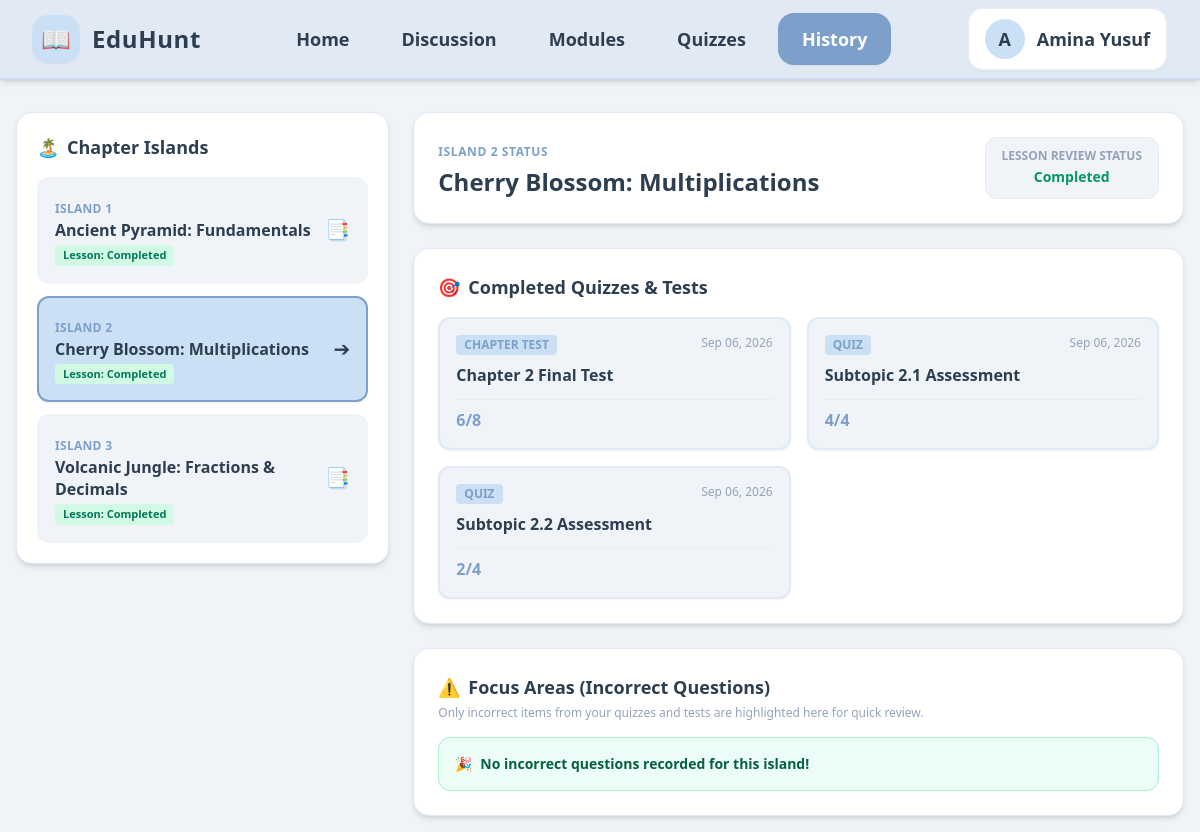
Screenshot of /student/history.php?island_id=2 with the database file from the repository.
### tables this page shows
CREATE TABLE students (
        id INTEGER PRIMARY KEY AUTOINCREMENT, 
        classroom_id INTEGER, 
        name TEXT NOT NULL, 
        status TEXT NOT NULL, 
        score INTEGER DEFAULT 0, 
        role TEXT DEFAULT 'student', 
        FOREIGN KEY(classroom_id) REFERENCES classrooms(id) ON DELETE SET NULL
    );

CREATE TABLE student_progress (
        id INTEGER PRIMARY KEY AUTOINCREMENT, 
        student_id INTEGER NOT NULL, 
        island_id INTEGER NOT NULL, 
        chapter_name TEXT NOT NULL, 
        level INTEGER DEFAULT 0,
        status TEXT NOT NULL DEFAULT 'In Progress', 
        FOREIGN KEY(student_id) REFERENCES students(id) ON DELETE CASCADE
    );

CREATE TABLE student_assessments (
        id INTEGER PRIMARY KEY AUTOINCREMENT,
        student_id INTEGER NOT NULL,
        island_id INTEGER NOT NULL,
        title TEXT NOT NULL,
        type TEXT NOT NULL,
        score TEXT NOT NULL,
        status TEXT NOT NULL,
        submitted_at DATETIME DEFAULT CURRENT_TIMESTAMP,
        FOREIGN KEY(student_id) REFERENCES students(id) ON DELETE CASCADE
    );

### student/history.php (the view, shortened to what this page needs)
<?php
require_once __DIR__ . '/../config/db.php';
$student_id = 1;
$stmt_student = $pdo->prepare("SELECT * FROM students WHERE id = ?");
$stmt_student->execute([$student_id]);
$student = $stmt_student->fetch(PDO::FETCH_ASSOC);
$stmt_islands = $pdo->prepare("
    SELECT * FROM student_progress
    WHERE student_id = ?
    ORDER BY island_id ASC
");
$stmt_islands->execute([$student_id]);
$islands = $stmt_islands->fetchAll(PDO::FETCH_ASSOC);
$selectedIsland = isset($_GET['island_id']) ? (int)$_GET['island_id'] : 1;
$currentIslandProgress = null;
foreach ($islands as $isl) {
    if ((int)$isl['island_id'] === $selectedIsland) {
        $currentIslandProgress = $isl;
        break;
    }
}
$stmt_assessments = $pdo->prepare("
    SELECT * FROM student_assessments
    WHERE student_id = ? AND island_id = ?
    ORDER BY submitted_at DESC
");
$stmt_assessments->execute([$student_id, $selectedIsland]);
$assessments = $stmt_assessments->fetchAll(PDO::FETCH_ASSOC);
$stmt_incorrect = $pdo->prepare("
    SELECT sa.*, a.title as quiz_title
    FROM student_answers sa
    JOIN student_assessments a ON sa.assessment_id = a.id
    WHERE a.student_id = ? AND a.island_id = ? AND sa.is_correct = 0
    ORDER BY sa.id DESC
");
$stmt_incorrect->execute([$student_id, $selectedIsland]);
$incorrectAnswers = $stmt_incorrect->fetchAll(PDO::FETCH_ASSOC);
?>
<!DOCTYPE html>
<html lang="en">
<head>
    <script src="https://cdn.tailwindcss.com"></script>
    <link href="https://cdn.jsdelivr.net/npm/flowbite@2.5.1/dist/flowbite.min.css" rel="stylesheet" />
</head>
<body class="bg-pastel-bg text-pastel-text min-h-screen flex flex-col items-center justify-start p-4 pt-28">
    <nav class="bg-pastel-nav fixed w-full h-20 z-50 top-0 start-0 border-b-2 border-pastel-primary/20 shadow-md flex items-center">
        <div class="w-full max-w-[85rem] mx-auto px-8 flex items-center justify-between">
            <a href="index.php" class="flex items-center gap-3 flex-shrink-0">
                <div class="bg-pastel-badge w-12 h-12 rounded-2xl flex items-center justify-center shadow-sm">
                    <span class="text-2xl">📖</span>
                </div>
                <span class="text-2xl font-black tracking-wide text-pastel-text hidden lg:block">EduHunt</span>
            </a>
            <div class="hidden md:flex items-center justify-center flex-1 mx-6">
                <ul class="flex items-center gap-3 text-lg font-bold">
                    <li><a href="index.php" class="flex items-center px-5 py-3 rounded-2xl text-pastel-text hover:bg-pastel-card hover:text-pastel-primary">Home</a></li>
                    <li><a href="discussion.php" class="flex items-center px-5 py-3 rounded-2xl text-pastel-text hover:bg-pastel-card hover:text-pastel-primary">Discussion</a></li>
                    <li><a href="module.php" class="flex items-center px-5 py-3 rounded-2xl text-pastel-text hover:bg-pastel-card hover:text-pastel-primary">Modules</a></li>
                    <li><a href="quiz.php" class="flex items-center px-5 py-3 rounded-2xl text-pastel-text hover:bg-pastel-card hover:text-pastel-primary">Quizzes</a></li>
                    <li><a href="history.php" class="flex items-center px-6 py-3 rounded-2xl bg-pastel-primary text-white shadow-sm">History</a></li>
                </ul>
            </div>
            <div class="flex items-center flex-shrink-0">
                <button id="user-menu-button" data-dropdown-toggle="user-dropdown" type="button" class="flex items-center gap-3 py-2.5 px-4 bg-pastel-card border-2 border-pastel-primary/20 rounded-2xl shadow-sm">
                    <div class="w-10 h-10 rounded-full bg-pastel-badge flex items-center justify-center font-black text-pastel-text text-lg">
                        <?= strtoupper(substr($student['name'], 0, 1)) ?>
                    </div>
                    <span class="text-lg font-bold text-pastel-text hidden sm:block"><?= htmlspecialchars($student['name']) ?></span>
                </button>
            </div>
        </div>
    </nav>
    <main class="w-full max-w-[85rem] grid grid-cols-1 lg:grid-cols-12 gap-6">
        <section class="lg:col-span-4 bg-pastel-card border border-pastel-nav p-5 rounded-2xl shadow-md h-fit">
            <h2 class="text-lg font-black text-pastel-text mb-4 flex items-center gap-2">
                <span>🏝️</span> Chapter Islands
            </h2>
            <div class="flex flex-col gap-3">
                <?php foreach ($islands as $isl): ?>
                    <?php $isActive = ((int)$isl['island_id'] === $selectedIsland); ?>
                    <a href="history.php?island_id=<?= $isl['island_id'] ?>"
                       class="p-4 rounded-xl border-2 transition-all duration-200 flex items-center justify-between <?= $isActive ? 'bg-pastel-badge border-pastel-primary shadow-sm' : 'bg-pastel-bg border-transparent hover:border-pastel-primary/40' ?>">
                        <div>
                            <span class="text-xs font-bold text-pastel-primary uppercase tracking-wide">Island <?= $isl['island_id'] ?></span>
                            <h3 class="font-bold text-pastel-text text-base leading-snug"><?= htmlspecialchars($isl['chapter_name']) ?></h3>
                            <span class="inline-block text-[11px] font-bold px-2 py-0.5 mt-1 rounded <?= $isl['status'] === 'Completed' ? 'bg-emerald-100 text-emerald-700' : 'bg-amber-100 text-amber-700' ?>">
                                Lesson: <?= htmlspecialchars($isl['status']) ?>
                            </span>
                        </div>
                        <span class="text-xl"><?= $isActive ? '➔' : '📑' ?></span>
                    </a>
                <?php endforeach; ?>
            </div>
        </section>
        <section class="lg:col-span-8 flex flex-col gap-6">
            <div class="bg-pastel-card border border-pastel-nav p-6 rounded-2xl shadow-md flex flex-wrap justify-between items-center gap-4">
                <div>
                    <span class="text-xs font-bold text-pastel-primary uppercase tracking-wider">Island <?= $selectedIsland ?> Status</span>
                    <h1 class="text-2xl font-black text-pastel-text mt-1"><?= htmlspecialchars($currentIslandProgress['chapter_name'] ?? 'Island Details') ?></h1>
                </div>
                <div class="bg-pastel-bg px-4 py-2.5 rounded-xl border border-pastel-nav text-center">
                    <span class="text-xs font-bold text-slate-400 uppercase block">Lesson Review Status</span>
                    <span class="text-sm font-black <?= ($currentIslandProgress['status'] ?? '') === 'Completed' ? 'text-emerald-600' : 'text-amber-600' ?>">
                        <?= htmlspecialchars($currentIslandProgress['status'] ?? 'In Progress') ?>
                    </span>
                </div>
            </div>
            <div class="bg-pastel-card border border-pastel-nav p-6 rounded-2xl shadow-md">
                <h2 class="text-lg font-black text-pastel-text mb-4 flex items-center gap-2">
                    <span>🎯</span> Completed Quizzes & Tests
                </h2>
                <?php if (empty($assessments)): ?>
                    <p class="text-sm text-slate-500">No quizzes or tests taken on this island yet.</p>
                <?php else: ?>
                    <div class="grid grid-cols-1 md:grid-cols-2 gap-4">
                        <?php foreach ($assessments as $item): ?>
                            <a href="view_quiz.php?assessment_id=<?= $item['id'] ?>"
                               class="block border-2 border-pastel-nav hover:border-pastel-primary bg-pastel-bg hover:bg-white p-4 rounded-xl transition-all duration-200 shadow-sm">
                                <div class="flex justify-between items-start">
                                    <span class="text-xs font-bold px-2 py-0.5 rounded bg-pastel-badge text-pastel-primary uppercase"><?= htmlspecialchars($item['type']) ?></span>
                                    <span class="text-xs text-slate-400"><?= date('M d, Y', strtotime($item['submitted_at'])) ?></span>
                                </div>
                                <h3 class="font-bold text-pastel-text text-base mt-2"><?= htmlspecialchars($item['title']) ?></h3>
                                <div class="mt-3 flex justify-between items-center border-t border-slate-200/60 pt-2">
                                    <span class="text-base font-black text-pastel-primary"><?= htmlspecialchars($item['score']) ?></span>
                                </div>
                            </a>
                        <?php endforeach; ?>
                    </div>
                <?php endif; ?>
            </div>
            <div class="bg-pastel-card border border-pastel-nav p-6 rounded-2xl shadow-md">
                <h2 class="text-lg font-black text-pastel-text mb-1 flex items-center gap-2">
                    <span>⚠️</span> Focus Areas (Incorrect Questions)
                </h2>
                <p class="text-xs text-slate-400 mb-4">Only incorrect items from your quizzes and tests are highlighted here for quick review.</p>
                <?php if (empty($incorrectAnswers)): ?>
                    <div class="p-4 rounded-xl bg-emerald-50 border border-emerald-200 text-emerald-800 text-sm font-semibold flex items-center gap-2">
                        <span>🎉</span> No incorrect questions recorded for this island!
                    </div>
                <?php endif; ?>
            </div>
        </section>
    </main>
</body>
</html>

### rows the page displays
students: name "A", name "Amina Yusuf"
student_progress: island "1", chapter_name "Ancient Pyramid: Fundamentals", status "Completed"
student_progress: island "2", chapter_name "Cherry Blossom: Multiplications", status "Completed"
student_progress: island "3", chapter_name "Volcanic Jungle: Fractions & Decimals", status "Completed"
student_assessments: type "CHAPTER TEST", submitted_at "Sep 06, 2026", title "Chapter 2 Final Test", score "6/8"
student_assessments: type "QUIZ", submitted_at "Sep 06, 2026", title "Subtopic 2.1 Assessment", score "4/4"
student_assessments: type "QUIZ", submitted_at "Sep 06, 2026", title "Subtopic 2.2 Assessment", score "2/4"

### other values shown
$selectedIsland "2"
